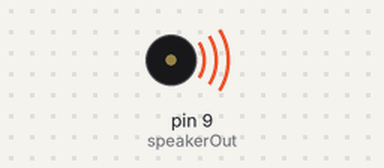
A sketch run on a simulated Arduino Uno, built with avr-gcc and run on an emulated ATmega328P. Shown: buzzer (waves = sounding).

Above: at 0.3 s.
Timing chart, 0 to 3.0 s (numbered marks = the images above):
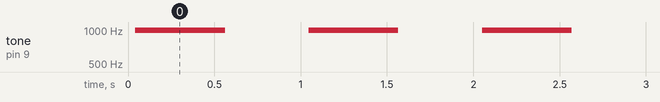

Measured:
- by itself, tone on pin 9 (speakerOut): alternates 991 Hz for 0.52 s and silent for 0.48 s

The sketch:

PC_SPEAKER_BEEP.ino
```cpp
int speakerOut = 9;
void setup() {
  // put your setup code here, to run once:
  pinMode(speakerOut,OUTPUT);
}

void loop() {
  // put your main code here, to run repeatedly:
    beep();
    delay(500);
}
void beep(){

   for( int i = 0; i<500;i++){
      digitalWrite(speakerOut , HIGH);
      delayMicroseconds(500);
      digitalWrite(speakerOut, LOW );
      delayMicroseconds(500);
   }

}
```
